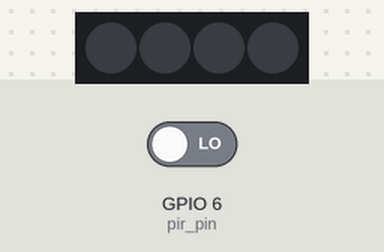
A program run on a simulated Raspberry Pi (BCM pin numbers). Parts: 4 RGB LEDs in strip order, left to right. The inputs (shaded band) are chosen by the test bench; at power-on: GPIO 6 (pir_pin) LOW. Dim RGB values are drawn brighter than linear.

Above: at 1.2 s.
1.3 s: GPIO 6 (pir_pin) driven HIGH
At 2.1 s:
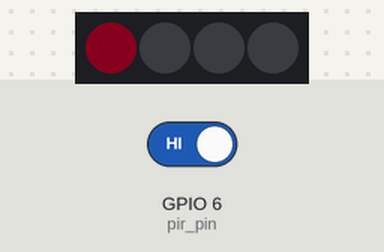
At 2.71 s:
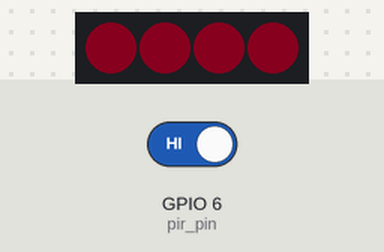
4.8 s: GPIO 6 (pir_pin) driven LOW
Timing chart, 0 to 7.8 s (numbered marks = the images above; inputs shaded):
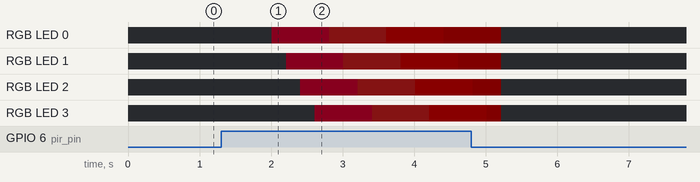

The program:

15_smart_lantern.py
```python
# Smart lantern

import RPi.GPIO as GPIO
import time
from rpi_ws281x import *

GPIO.setmode(GPIO.BCM)
pir_pin = 6
GPIO.setup(pir_pin,GPIO.IN)

# LED strip configuration:
LED_COUNT      = 4      # Number of LED pixels.
LED_PIN        = 12      # GPIO pin connected to the pixels (must support PWM!).
LED_FREQ_HZ    = 800000  # LED signal frequency in hertz (usually 800khz)
LED_DMA        = 10       # DMA channel to use for generating signal (try 5)
LED_BRIGHTNESS = 10    # Set to 0 for darkest and 255 for brightest
LED_INVERT     = False   # True to invert the signal (when using NPN transistor level shift)


# Create NeoPixel object with appropriate configuration.
strip = Adafruit_NeoPixel(LED_COUNT, LED_PIN, LED_FREQ_HZ, LED_DMA, LED_INVERT, LED_BRIGHTNESS)
# Intialize the library (must be called once before other functions).

colors = [Color(220,20,60),Color(178,34,34),Color(255,0,0),Color(139,0,0)]

def loopColor(strip, colors):
    for color in colors:
        for i in range(strip.numPixels()):
            strip.setPixelColor(i,color)
            strip.show()
            time.sleep(0.2)
def wipe(strip, color, wait_ms=50):
    for i in range(strip.numPixels()):
        strip.setPixelColor(i, color)
    strip.show()

try:
    while True:
        strip.begin()
        if(GPIO.input(pir_pin) == 1):
            loopColor(strip,colors)
        wipe(strip, Color(0,0,0), 10)
        strip.show()
        time.sleep(1)
except KeyboardInterrupt:
    wipe(strip, Color(0,0,0), 10)
    strip.show()
    GPIO.cleanup()
```

Measured:
- after the input at 1.3 s, RGB LED 0: off → RGB(9, 0, 2) after 0.71 s, → RGB(7, 1, 1) 0.80 s later, → RGB(10, 0, 0) 0.80 s later, → RGB(5, 0, 0) 0.80 s later; RGB LED 1: off → RGB(9, 0, 2) after 0.91 s, → RGB(7, 1, 1) 0.80 s later, → RGB(10, 0, 0) 0.80 s later, → RGB(5, 0, 0) 0.80 s later
